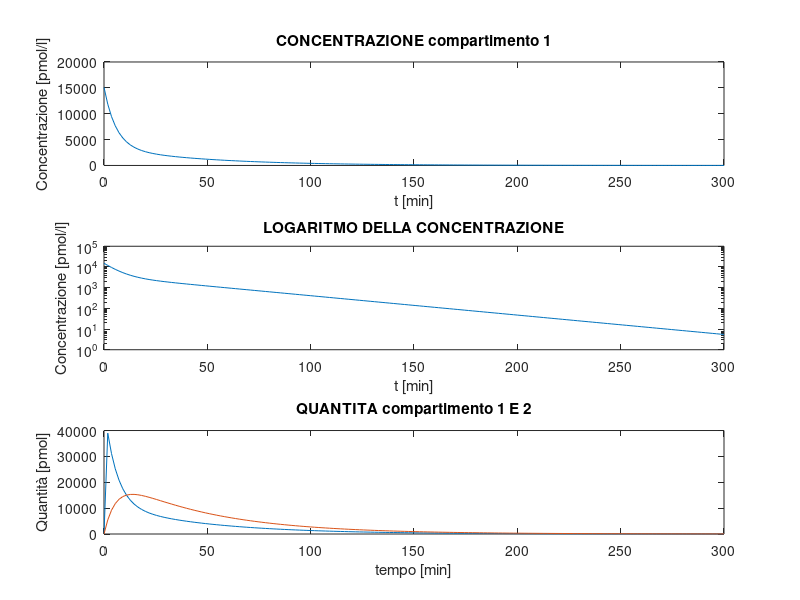
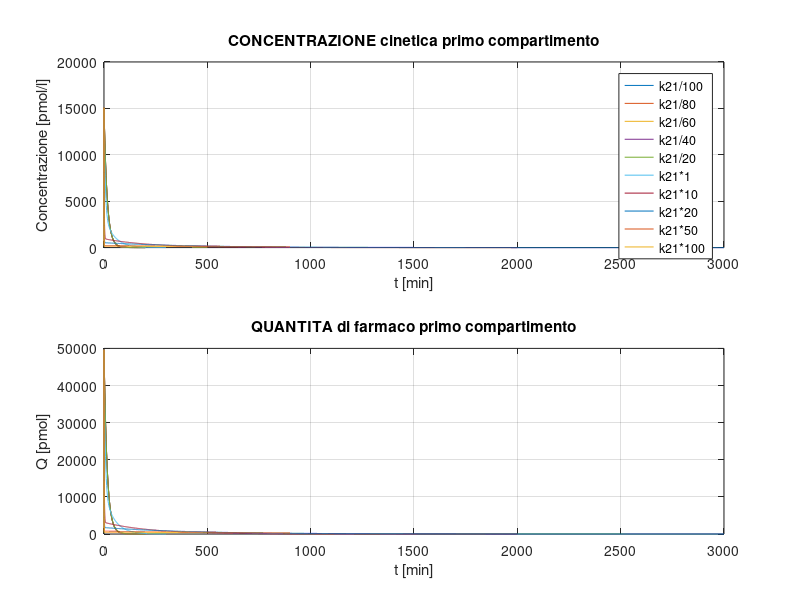

Recreate these plots in MATLAB, in order. (Note: this script raises an error after producing the figures.)
%% ES 3

%%
clear 
close all
V1 = 3.29;     %[l]
k01 = 6.54e-2; %[1/min]
k12 = 5.68e-2; %[1/min]
k21 = 7.16e-2; %[1/min]
D_es = 49650;  %[pmol]


A1 = [-(k01+k21), k12; k21, -k12];
B1 = [D_es;0];
C1 = [1/V1, 0];
D = 0;

Sistema1 = ss(A1,B1,C1,D);

[Concentrazione, Tempo, Q] = impulse(Sistema1);


figure(1)
subplot(3,1,1)
plot(Tempo,Concentrazione)

title('CONCENTRAZIONE compartimento 1');
xlabel('t [min]');
ylabel('Concentrazione [pmol/l]');

% GRAFICO log(Concentrazione)

subplot(3,1,2)

% CONVERTO SU SCALA LOGARITMICA

semilogy(Tempo,Concentrazione)

title('LOGARITMO DELLA CONCENTRAZIONE');
xlabel('t [min]');
ylabel('Concentrazione [pmol/l]');

% DUE PENDENZE ---> DUE COSTANTI

%GRAFICO Q1

subplot(3,1,3)

plot(Tempo,Q)
title('QUANTITA compartimento 1 E 2');
xlabel('tempo [min]');
ylabel('Quantità [pmol]');

%% A)

transfer_function = tf(Sistema1);

autovalori = eig(A1);

tau1 = -1/autovalori(1);  %tau veloce
tau2 = -1/autovalori(2);  %tau lenta

tempo_eliminazione=5*tau2;  %[min]


% IL TEMPO DI ELIMINAZIONE DIPENDERA' SEMPRE DALLA COSTANTE DI ELIMINAZIONE
% PIU' LENTA


%% B)

% LA CONCENTRAZIONE MASSIMA MISURABILE DIPENDE DA:
% INGRESSO ESOGENO
% COSTANTI DI SCAMBIO E ELIMINAZIONE
% VOLUME DEI COMPARTIMENTI

Concentrazione_MAX = max(Concentrazione);

%% C)

% COME LA CONCENTRAZIONE MASSIMA, L'AREA SOTTO LA CURVA DIPENDERA' SEMPRE
% DA TUTTI I PARAMETRI ELENCATI IN PRECEDENZA

AUC = trapz(Tempo,Concentrazione);

AUC2 = D_es/(V1*k01);

%% D)

CL = V1*k01;

% DIPENDERA' SOLO DAL VOLUME 1 E DALLA COSTANTE DI ELIMINAZIONE k01,
% PERCHE' E' L'UNICO COMPARTIMENTO IN CUI VIENE ELIMINATO



%% E)

k21_E = [k21/100;...
         k21/80;...
         k21/60;...
         k21/40;...
         k21/20;...
         k21*1;...
         k21*10;...
         k21*20;...
         k21*50;...
         k21*100];

figure(3)

for i=1:10
    sys_cycle=ss([-(k01+k21_E(i)) k12; k21_E(i) -k12],[D_es; 0],[1/V1 0],0);
    [Y_cycle,T_cycle]=impulse(sys_cycle);
    subplot(2,1,1)
    plot(T_cycle,Y_cycle), grid on
    title('CONCENTRAZIONE cinetica primo compartimento');
    legend('k21/100','k21/80','k21/60','k21/40','k21/20','k21*1','k21*10','k21*20','k21*50','k21*100');
    hold on
    xlabel('t [min]');
    ylabel('Concentrazione [pmol/l]');
    
    subplot(2,1,2)
    plot(T_cycle,Y_cycle.*V1), grid on
    title('QUANTITA di farmaco primo compartimento');
    hold on
    xlabel('t [min]');
    ylabel('Q [pmol]');
end

% PIU' K21 TENDERA' A 0 IL CONTRIBUTO RIMANE ESCLUSIVAMENTE QUELLO DELLA
% k01 PRESENTE NEL PRIMO COMPARTIMENTO


%% DATI REALISTICI 2022
% set realistico di dati con 7 punti della curva
t_camp2 = linspace(Tempo(1),Tempo(end),7);
indici2 = floor(linspace(1,346,7));
c_camp2 = Concentrazione(indici2);

AUC_camp2 = trapz(t_camp2,c_camp2);


figure(4)

plot(Tempo,Concentrazione)
hold on

xlabel('tempo [ore]')
ylabel('concentrazione [mg/l]')
hold on 
scatter(t_camp2,c_camp2);
